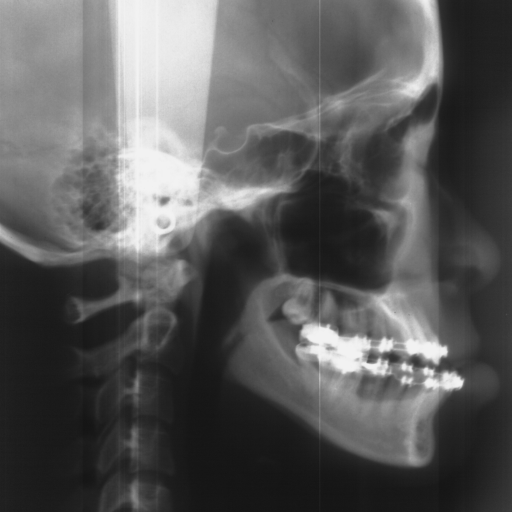
#> input picture Pre_X-ray.bmp, 512 x 512 px
$ python circle_detection.py
#> lines starting #> are read from the running program, lines starting #| are printed output that depends on the picture; long printed decimals are rounded
import cv2
import numpy as np
import matplotlib.pyplot as plt

image_path = "Pre_X-ray.bmp"


def plot_histo(gray):
    # print(np.unique(gray))
    # # 計算直方圖每個 bin 的數值
    # # hist = cv2.calcHist([gray], [0], None, [256], [0, 256])
    # #
    # # print(len(hist.ravel()))
    # # 畫出直方圖
    # plt.hist(gray.ravel(), 256, [0, 256])
    # plt.show()
    # reads an input image
    img = gray

    # find frequency of pixels in range 0-255
    histr = cv2.calcHist([img], [0], None, [256], [0, 256])
    print(histr)
    histr = np.squeeze(histr,axis=1)[1:-1]
    print(histr)
    # show the plotting graph of an image
    plt.hist(histr, bins=np.arange(1,256))
    plt.title("histogram")
    plt.show()

def show_image(img):
    plt.imshow(img, cmap='gray')
    plt.axis('off')
    plt.show()

def read_image(file_path):
#> called with file_path = 'Pre_X-ray.bmp'
    im_gray = cv2.imread(file_path,cv2.IMREAD_GRAYSCALE)
#> im_gray is the input picture: shape (512, 512); min 20, max 242, mean 90.4
    # plot_histo(im_gray)
    thresh = 220
    im_bi = np.where(im_gray < thresh, 0, im_gray)
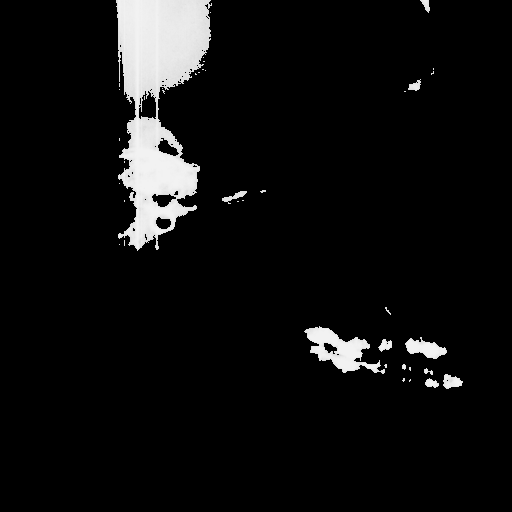
#> im_bi: shape (512, 512); min 0, max 242, mean 15
    # show_image(im_bi)
    im_aq = cv2.equalizeHist(im_bi)
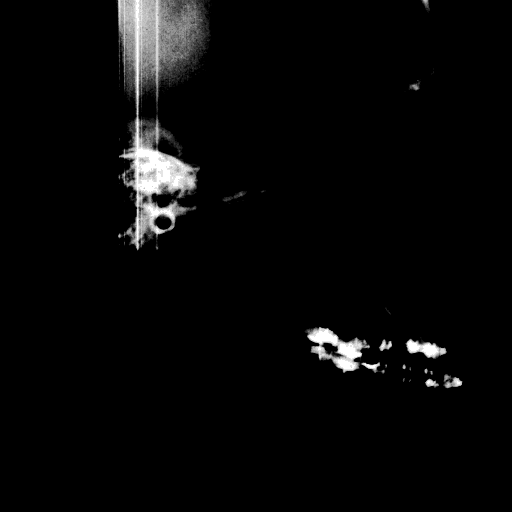
#> im_aq: shape (512, 512); min 0, max 255, mean 8.6
    # show_image(im_aq)

    kernel = np.ones((1, 1), np.uint8)
    erosion = cv2.erode(im_aq, kernel, iterations=1)
    dilate = cv2.dilate(erosion, kernel, iterations=2)
    show_image(dilate)

    # dilate = im_aq
    return im_gray, dilate

# Method 1
im_gray, image = read_image(image_path)
Verti2 = np.concatenate((im_gray, image), axis=1)
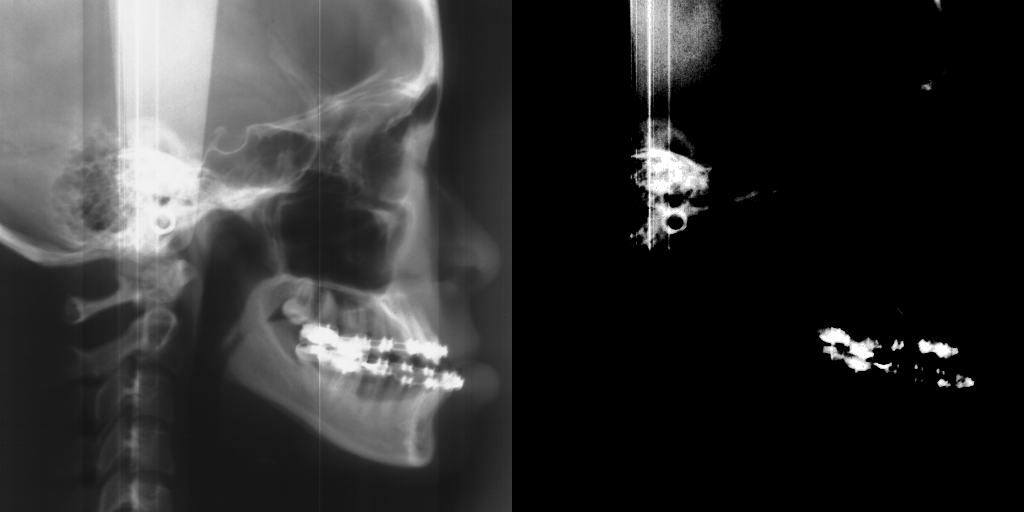
#> Verti2: shape (512, 1024); min 0, max 255, mean 49.5
show_image(Verti2)
rows = image.shape[0]
#> rows = 512
circles = cv2.HoughCircles(image, cv2.HOUGH_GRADIENT, 1, rows,
                               param1=10, param2=30,
                               minRadius=0, maxRadius=30)
#> circles = [[162.5, 220.5, 13.8]]
print(circles)
#| [[[162.5 220.5  13.8]]]
src = image.copy()
src = cv2.cvtColor(src, cv2.COLOR_GRAY2BGR)
if circles is not None:
    circles = np.uint16(np.around(circles))
#> circles = [[162, 220, 14]]
    for i in circles[0, :]:
        center = (i[0], i[1])
        # circle center
        cv2.circle(src, center, 1, (0, 100, 100), 3)
        # circle outline
        radius = i[2]
        cv2.circle(src, center, radius, (255, 0, 0), 2)
        cv2.putText(src, str(center), (i[0]+20, i[1]+20), cv2.FONT_HERSHEY_SIMPLEX, 1, (255,255,0),2)
#> this loop made 1 pass
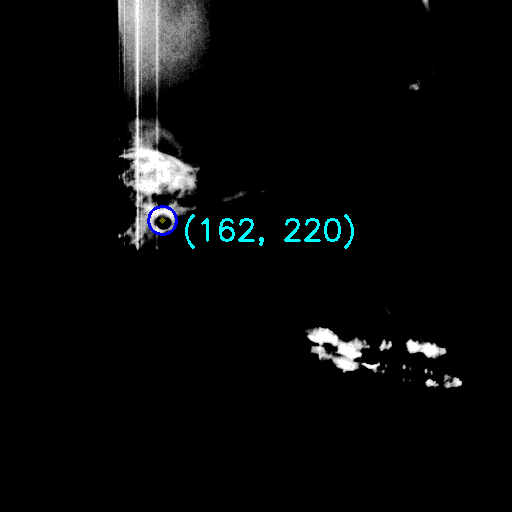
#> src: shape (512, 512, 3); mean B, G, R 9.9, 9.7, 8.5
show_image(src)


# Method 2
# Set our filtering parameters
# Initialize parameter setting using cv2.SimpleBlobDetector
params = cv2.SimpleBlobDetector_Params()
# Set Area filtering parameters
params.filterByArea = True
params.minArea = 20
# Set Circularity filtering parameters
params.filterByCircularity = True
params.minCircularity = 0.8

# Set Convexity filtering parameters
params.filterByConvexity = True
params.minConvexity = 0.7
# Set inertia filtering parameters
params.filterByInertia = True
params.minInertiaRatio = 0.6
# Create a detector with the parameters
detector = cv2.SimpleBlobDetector_create(params)
# Detect blobs
keypoints = detector.detect(image)
#> keypoints = 1 keypoints; (x, y, size): (163, 222, 15.9)
# Draw blobs on our image as red circles
blank = np.zeros((1, 1))
im = cv2.cvtColor(image.copy(), cv2.COLOR_GRAY2BGR)
x, y, size = keypoints[0].pt[0], keypoints[0].pt[1], keypoints[0].size
#> x = 162.7; y = 222.1; size = 15.9
print(x,y,size)
#| 162.684 222.097 15.903
x,y = int(x), int(y)
#> x = 162; y = 222
center = (x,y)
#> center = (162, 222)
blobs = cv2.drawKeypoints(im, keypoints, blank, (255, 0, 0),
                          cv2.DRAW_MATCHES_FLAGS_DRAW_RICH_KEYPOINTS)
# circle center
cv2.circle(blobs, center, 1, (255, 255, 0), 1)
#> blobs: shape (512, 512, 3); mean B, G, R 8.7, 8.6, 8.6
cv2.putText(blobs, str(center), (x + 20, y + 20), cv2.FONT_HERSHEY_SIMPLEX, 1, (255, 255, 0), 2)
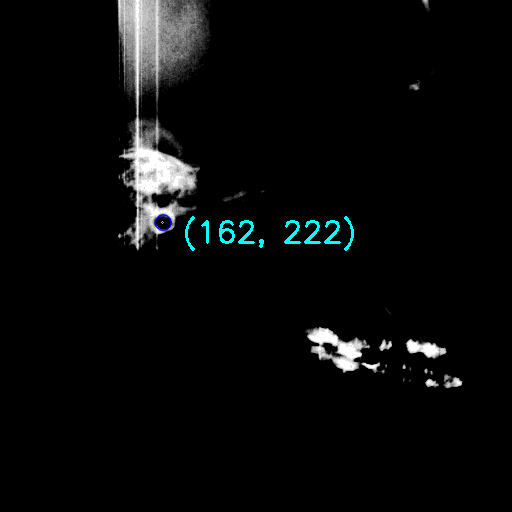
#> blobs: shape (512, 512, 3); mean B, G, R 9.8, 9.8, 8.6

show_image(blobs)
show_image(im)
